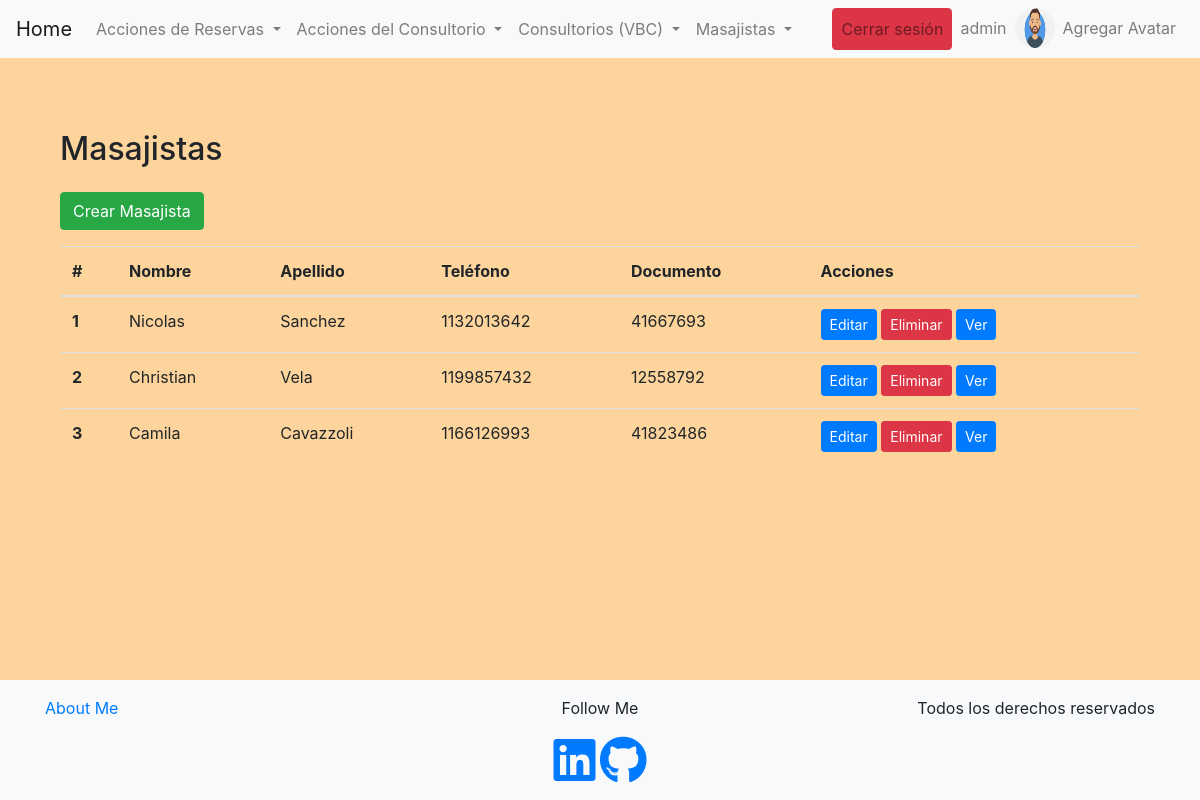
The app's page /bookings/masajista/list (signed in) with its own data.
### bookings/models.py (models this page shows, shortened)
class Avatar(models.Model):
    user = models.OneToOneField(User, on_delete=models.CASCADE, related_name='avatar')
    image = models.ImageField(upload_to='avatars/')

class Masajista(models.Model):
    nombre = models.CharField(max_length=50)
    apellido = models.CharField(max_length=50)
    documento = models.IntegerField(default=None)
    telefono = models.IntegerField(default=None)

### bookings/views.py (the view)
# urls.py: path("masajista/list", therapist_list_view, name="masajista-list"),
def therapist_list_view(request):
    masajista = Masajista.objects.all()
    contexto = {'masajistas': masajista}
    return render(request, "bookings/therapist-list.html", contexto)

### bookings/templates/bookings/therapist-list.html (shortened to what this page needs)
{% extends 'bookings/base.html' %}
{% block content %}
<section class="py-5">
    <div class="container">
        <h2 class="mb-4">Masajistas</h2>
        <div class="d-flex justify-content-between align-items-center mb-3">
            <a href="{% url 'masajista-create' %}" class="btn btn-success">Crear Masajista</a>
        </div>
        <table class="table">
            <thead>
                <tr>
                    <th scope="col">#</th>
                    <th scope="col">Nombre</th>
                    <th scope="col">Apellido</th>
                    <th scope="col">Teléfono</th>
                    <th scope="col">Documento</th>
                    <th scope="col">Acciones</th>
                </tr>
            </thead>
            <tbody>
                {% for masajista in masajistas %}
                    <tr>
                        <th scope="row">{{ forloop.counter }}</th>
                        <td>{{ masajista.nombre }}</td>
                        <td>{{ masajista.apellido }}</td>
                        <td>{{ masajista.telefono }}</td>
                        <td>{{ masajista.documento }}</td>
                        <td>
                            {% if user.is_authenticated and user.is_staff %}
                            <a href="{% url 'masajista-update' masajista.id %}" class="btn btn-primary btn-sm">Editar</a>
                            <a href="{% url 'masajista-delete' masajista.id %}" class="btn btn-danger btn-sm">Eliminar</a>
                            {% endif %}
                            <a href="{% url 'masajista-detail' masajista.id %}" class="btn btn-primary btn-sm">Ver</a>
                        </td>
                    </tr>
                {% empty %}
                    <tr>
                        <td colspan="3">No hay masajistas disponibles.</td>
                    </tr>
                {% endfor %}
            </tbody>
        </table>
    </div>
</section>
{% endblock %}

### bookings/templates/bookings/base.html (shortened to what this page needs)
{% load static %}
<!DOCTYPE html>
<html lang="en">
<head>
    <link rel="stylesheet" href="https://stackpath.bootstrapcdn.com/bootstrap/4.5.2/css/bootstrap.min.css">
    <link rel="stylesheet" href="https://cdnjs.cloudflare.com/ajax/libs/font-awesome/5.15.4/css/all.min.css">
    <link rel="stylesheet" type="text/css" href="{% static 'css/styles.css' %}">
</head>
<body class="d-flex flex-column min-vh-100">
    <nav class="navbar navbar-expand-lg navbar-light bg-light">
        {% if user.is_authenticated %}
        <a class="navbar-brand" href="{% url 'home' %}">Home</a>
        {% endif %}
        <div class="collapse navbar-collapse" id="navbarNav">
            <ul class="navbar-nav mr-auto">
                {% if user.is_authenticated %}
                <li class="nav-item dropdown">
                    <a class="nav-link dropdown-toggle" href="#" id="reservasDropdown" role="button" data-toggle="dropdown"
                        aria-haspopup="true" aria-expanded="false">
                        Acciones de Reservas
                    </a>
                </li>
                <li class="nav-item dropdown">
                    <a class="nav-link dropdown-toggle" href="#" id="consultorioDropdown" role="button" data-toggle="dropdown"
                        aria-haspopup="true" aria-expanded="false">
                        Acciones del Consultorio
                    </a>
                </li>
                <li class="nav-item dropdown">
                    <a class="nav-link dropdown-toggle" href="#" id="navbarDropdownMenuLinkSala" role="button" data-toggle="dropdown"
                        aria-haspopup="true" aria-expanded="false">
                        Consultorios (VBC)
                    </a>
                </li>
                <li class="nav-item dropdown">
                    <a class="nav-link dropdown-toggle" href="#" id="navbarDropdownMenuLinkMasajista" role="button"
                        data-toggle="dropdown" aria-haspopup="true" aria-expanded="false">
                        Masajistas
                    </a>
                </li>
                {% endif %}
            </ul>
            <ul class="navbar-nav ml-auto">
                {% if user.is_authenticated %}
                <li class="nav-item">
                    <a class="nav-link btn btn-danger" href="{% url 'logout' %}">Cerrar sesión</a>
                </li>
                <li class="nav-item">
                    <a class="nav-link" href="{% url 'edit-profile'%}">{{user.username}}</a>
                </li>
                <li class="nav-item">
                    {% if user.avatar.image %}
                    <img src="{{ user.avatar.image.url }}" alt="Avatar" style="height: 40px; width: 40px; border-radius: 50%;">
                    {% endif %}
                    <li class="nav-item">
                        <a href="{% url 'avatar-edit' %}" class="nav-link">Agregar Avatar</a>
                    </li>
                </li>
                {% endif %}
            </ul>
        </div>
    </nav>
    <div class="container mt-4">
        {% block content %}{% endblock content %}
    </div>
    <footer class="mt-auto py-3 bg-light">
        <div class="container text-center">
            <div class="row">
                <div class="col-md-4 text-md-left">
                    <a href="{% url 'about-me' %}">About Me</a>
                </div>
                <div class="col-md-4">
                    <p>Follow Me</p>
                    <a href="https://www.linkedin.com/in/pablo-cala-152a46202/" target="_blank" class="footer-icons"><i class="fab fa-linkedin fa-3x"></i></a>
                    <a href="https://github.com/Pablocala98" target="_blank" class="footer-icons"><i class="fab fa-github fa-3x"></i></a>
                </div>
                <div class="col-md-4 text-md-right">
                    <p>Todos los derechos reservados</p>
                </div>
            </div>
        </div>
    </footer>
</body>
</html>

### bookings/static/css/styles.css (style rules this page uses)
body { background-color: rgb(253, 212, 155); }

### records on screen
Masajista: nombre "Nicolas", apellido "Sanchez", telefono "1132013642", documento "41667693"
Masajista: nombre "Christian", apellido "Vela", telefono "1199857432", documento "12558792"
Masajista: nombre "Camila", apellido "Cavazzoli", telefono "1166126993", documento "41823486"

### other values on screen
{{ user.username }} "admin"
